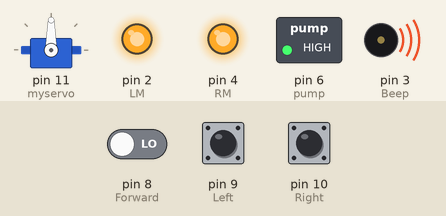
A sketch run on a simulated Arduino Uno, built with avr-gcc and run on an emulated ATmega328P. Shown: servo, switched loads named in the sketch (green lamp = pin HIGH), output pins drawn as LEDs (lit = HIGH), buzzer (waves = sounding, pin HIGH). The inputs (shaded band) are chosen by the test bench; at power-on: pin 8 (Forward) LOW, pin 9 (Left) LOW, pin 10 (Right) LOW.

Above: at 3.8 s.
6.7 s: pin 8 (Forward) driven HIGH
At 7.31 s:
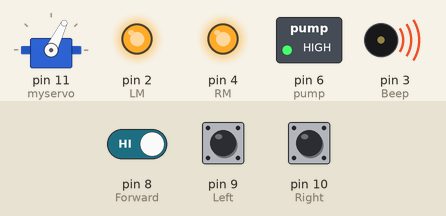
At 10.1 s:
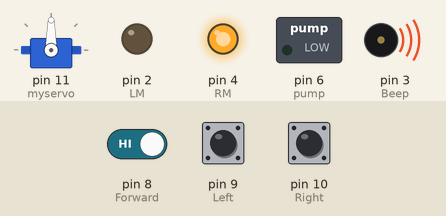
10.5 s: pin 9 (Left) pulled HIGH for 3 s
At 11.6 s:
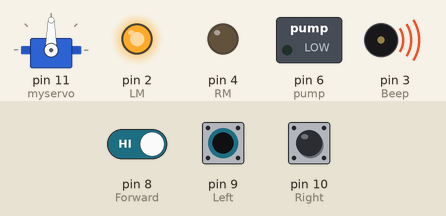
Timing chart, 0 to 15.1 s (numbered marks = the images above; inputs shaded):
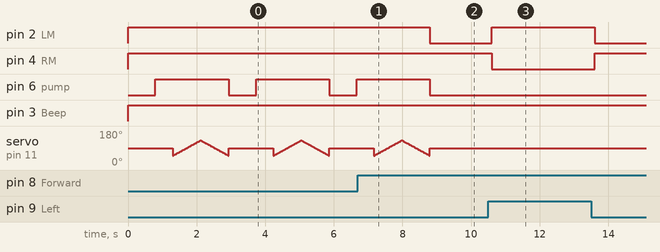

The sketch:

fire_blow_out_robot.ino
```cpp
//Fire blow out robot
#include <Servo.h>
Servo myservo;

int pos = 0;
boolean fire = false;

#define Left 9      // left sensor
#define Right 10    // right sensor
#define Forward 8   //front sensor

#define LM 2       // left motor
#define RM 4       // right motor
#define pump 6
int Beep=3;// select digital pin 9 for the buzzer


void setup()
{
  pinMode(Left, INPUT);
  pinMode(Right, INPUT);
  pinMode(Forward, INPUT);
  pinMode(LM, OUTPUT);
  pinMode(RM, OUTPUT);
  pinMode(pump, OUTPUT);
  pinMode(Beep,OUTPUT);// set buzzer pin as “output”

  myservo.attach(11);
  myservo.write(90);
}

void put_off_fire()
{
    delay (500);

    digitalWrite(LM, HIGH);
    digitalWrite(RM, HIGH);

   digitalWrite(pump, HIGH);
   delay(500);

    for (pos = 50; pos <= 130; pos += 1) {
    myservo.write(pos);
    delay(10);
  }
  for (pos = 130; pos >= 50; pos -= 1) {
    myservo.write(pos);
    delay(10);
  }

  digitalWrite(pump,LOW);
  myservo.write(90);

  fire=false;
}

void loop()
{
   myservo.write(90); //Sweep_Servo();

    if (digitalRead(Left) ==1 && digitalRead(Right)==1 && digitalRead(Forward) ==1)
    {

    digitalWrite(LM, HIGH);
    digitalWrite(RM, HIGH);
    digitalWrite(Beep,HIGH);
    }

    else if (digitalRead(Forward) ==0)
    {
    digitalWrite(LM, HIGH);
    digitalWrite(RM, HIGH);
    digitalWrite(Beep,HIGH);
    fire = true;
    }

    else if (digitalRead(Left) ==0)
    {
    digitalWrite(LM, LOW);
    digitalWrite(RM, HIGH);
    digitalWrite(Beep,HIGH);
    }

    else if (digitalRead(Right) ==0)
    {
    digitalWrite(LM, HIGH);
    digitalWrite(RM, LOW);
     digitalWrite(Beep,HIGH);
    }

delay(300);//change this value to increase the distance

     while (fire == true)
     {
      put_off_fire();
     }
}
```

Measured:
- after the input at 6.7 s, pin 2 (LM): HIGH → LOW after 2.1 s; pin 6 (pump): goes on until 8.8 s, then stays LOW
- after the input at 10.5 s, pin 2 (LM): LOW → HIGH after 0.10 s, → LOW 3.0 s later; pin 4 (RM): HIGH → LOW after 0.10 s, → HIGH 3.0 s later
- by itself, pin 6 (pump): alternates HIGH for 2.1 s and LOW for 0.80 s
